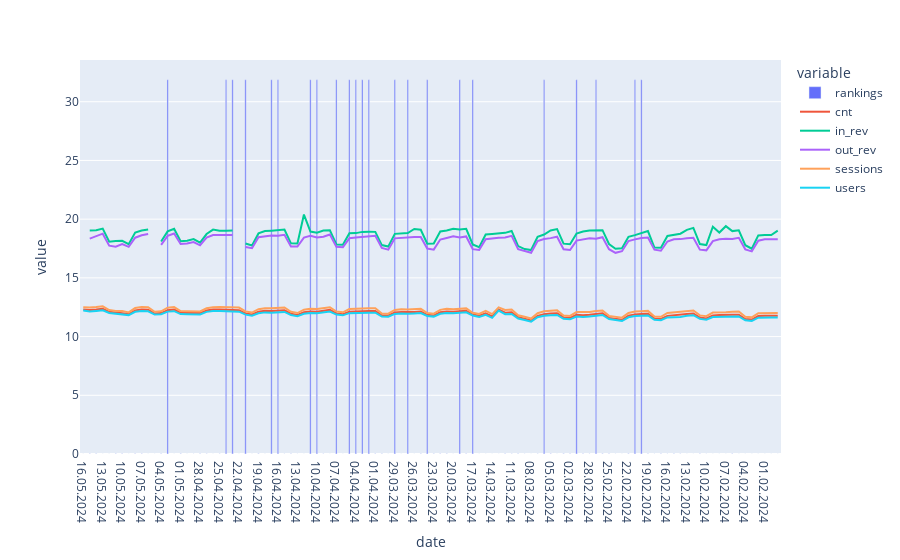

Here is the notebook cell this chart was saved with:
### Code cell
import plotly.express as px
import plotly.graph_objects as go

fig = px.bar(df_orig['rankings']*100)
fig.update_traces(width=0.2)

columns = ['cnt', 'in_rev', 'out_rev', 'sessions', 'users']
for column in columns:
	fig.add_trace(
		go.Scatter(
			x=df_orig.index,
			y=np.log(df_orig[column]),
			mode="lines",
			name=column,
			showlegend=True)
	)
fig.show()
